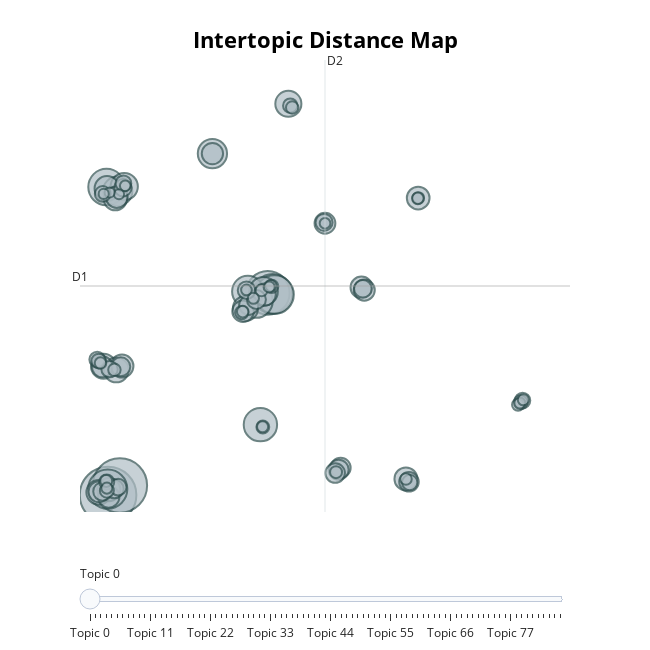

Write notebook code for a chart like this one.
### Code cell
fig = model.visualize_topics()
fig.show()
